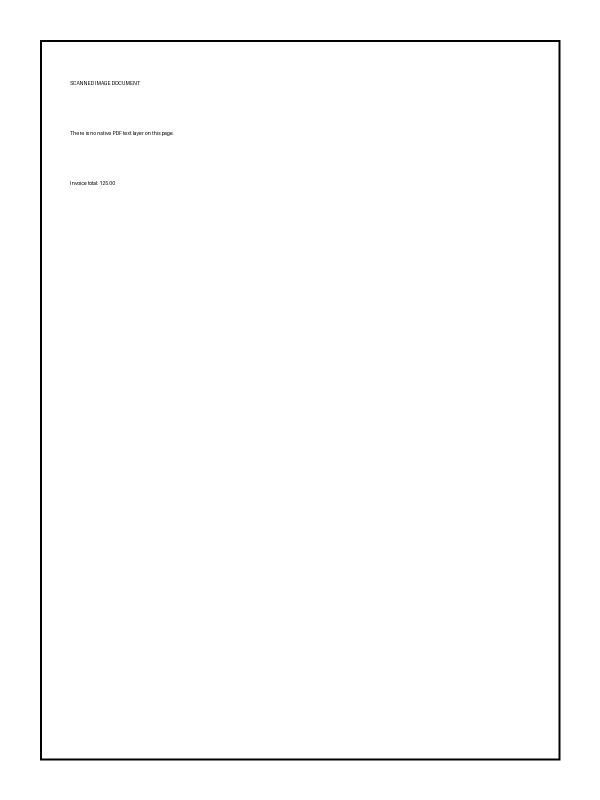
#> input picture document-intelligence/tests/fixtures/scanned_source.png, 1200 x 1600 px (shown at 1/2 size)
$ python -i catalog.py   (imports and definitions only)
#> lines starting #> are read from the running program, lines starting #| are printed output that depends on the picture
#> further down, picture is the input picture: PIL image 1200x1600 RGB; min 0, max 255, mean 252.2
from __future__ import annotations

from dataclasses import dataclass, replace
from hashlib import sha256
from io import BytesIO
import json
from pathlib import Path
from typing import Iterable, Mapping, Sequence

from PIL import Image, ImageOps, ImageStat


def _bits_to_hex(bits: Sequence[int]) -> str:
    value = 0
    for bit in bits:
        value = (value << 1) | int(bool(bit))
    width = (len(bits) + 3) // 4
    return f"{value:0{width}x}"


# [4 lines left out: function _hex_hamming, not called in this run]


def _normalised_image(image: Image.Image, size: int = 32) -> Image.Image:
    # White background avoids alpha-only differences becoming false identity cues.
#> called with size = 17
    rgba = image.convert("RGBA")
    bg = Image.new("RGBA", rgba.size, (255, 255, 255, 255))
#> bg: PIL image 1200x1600 RGBA; every value is 255
    bg.alpha_composite(rgba)
    gray = ImageOps.grayscale(bg.convert("RGB"))
    return ImageOps.fit(gray, (size, size), method=Image.Resampling.LANCZOS)
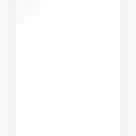
#> returned value: PIL image 17x17 L (shown 8 times larger); min 243, max 255, mean 252.9


def _dhash(image: Image.Image, hash_size: int = 16) -> str:
    gray = _normalised_image(image, hash_size + 1)
    gray = gray.resize((hash_size + 1, hash_size), Image.Resampling.LANCZOS)
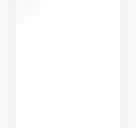
#> gray: PIL image 17x16 L (shown 8 times larger); min 243, max 255, mean 252.9
    getter = getattr(gray, "get_flattened_data", None)
    px = list(getter() if getter is not None else gray.getdata())
#> px = 272 values, max 255 at index 6, min 243 at index 1, mean 252.9
    bits: list[int] = []
    row = hash_size + 1
    for y in range(hash_size):
        offset = y * row
        for x in range(hash_size):
            bits.append(px[offset + x] > px[offset + x + 1])
#> after the loop, bits = 256 items, first 6: True, False, True, False, False, False
    return _bits_to_hex(bits)
#> the loop in _bits_to_hex, `for bit in bits:` made 256 passes
#> (bit, value) on passes 2 to 4: (False, 2), (True, 5), (False, 10)
#> after the loop in _bits_to_hex, `for bit in bits:`: value = 72374472958385463224473742909174456328636048723977806959849799709073573314562
#> in _bits_to_hex, `width = (len(bits) + 3) // 4`: width = 64


# [26 lines left out: functions _image_information_score, image_fingerprint, not called in this run]


@dataclass(frozen=True, slots=True)
class SemanticProfile:
    semantic_id: str
    category: str
    role_name: str | None
    speaker_type: str | None
    special_meaning: str
    exact_sha256: tuple[str, ...] = ()
    perceptual_hashes: tuple[str, ...] = ()
    min_aspect_ratio: float = 0.20
    max_aspect_ratio: float = 5.0
    review_status: str = "reviewed"

    # [28 lines left out: functions from_mapping, to_mapping, not called in this run]


@dataclass(frozen=True, slots=True)
class MatchResult:
    status: str
    semantic_id: str | None
    confidence: float
    method: str
    evidence: dict[str, object]


class VisualSemanticCatalog:
    """Reviewed visual-semantic catalog with fail-closed matching.

    Matching order is exact SHA-256 -> reviewed perceptual templates. Profiles
    without reviewed image evidence stay unresolved; semantic names alone never
    produce a visual identity.
    """

    # [15 lines left out: function __init__, not called in this run]

    @property
    def profiles(self) -> tuple[SemanticProfile, ...]:
        return self._profiles

    # [126 lines left out: functions load, dump, profile, add_reviewed_template, match, not called in this run]

>>> from PIL import Image
>>> picture = Image.open('../../../tests/fixtures/scanned_source.png')
>>> result = _dhash(picture)
